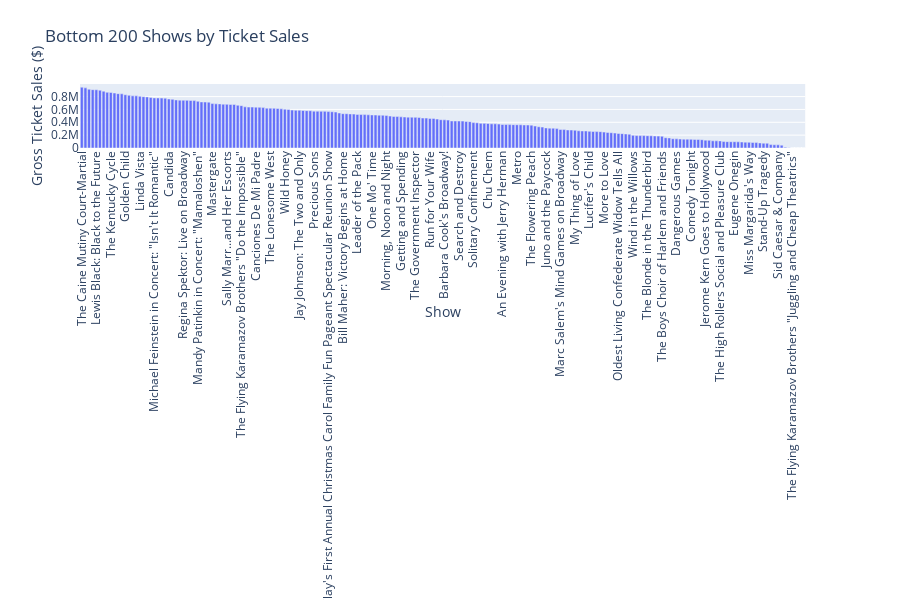

The notebook cell saved with this chart:
### Code cell
fig_b200_sales.show()

### Figure 1 — Plotly figure (JSON) as saved in the notebook; plotly's stock layout.template omitted (floating-point values rounded to 4 significant figures; data arrays with more than 128 entries replaced by an {"elided": "..."} marker saying what was removed)
{"data": [{"alignmentgroup": "True", "hoverlabel": {"namelength": 0}, "hovertemplate": "Show=%{x}<br>Gross Ticket Sales ($)=%{y}", "legendgroup": "", "marker": {"color": "#636efa"}, "name": "", "offsetgroup": "", "orientation": "v", "showlegend": false, "textposition": "auto", "type": "bar", "x": {"elided": "200 str values"}, "xaxis": "x", "y": {"elided": "200 float values"}, "yaxis": "y"}], "layout": {"barmode": "relative", "height": 600, "legend": {"tracegroupgap": 0}, "title": {"text": "Bottom 200 Shows by Ticket Sales"}, "xaxis": {"anchor": "y", "domain": [0, 0.98], "tickangle": -90, "title": {"text": "Show"}}, "yaxis": {"anchor": "x", "domain": [0, 1], "title": {"text": "Gross Ticket Sales ($)"}}}}
